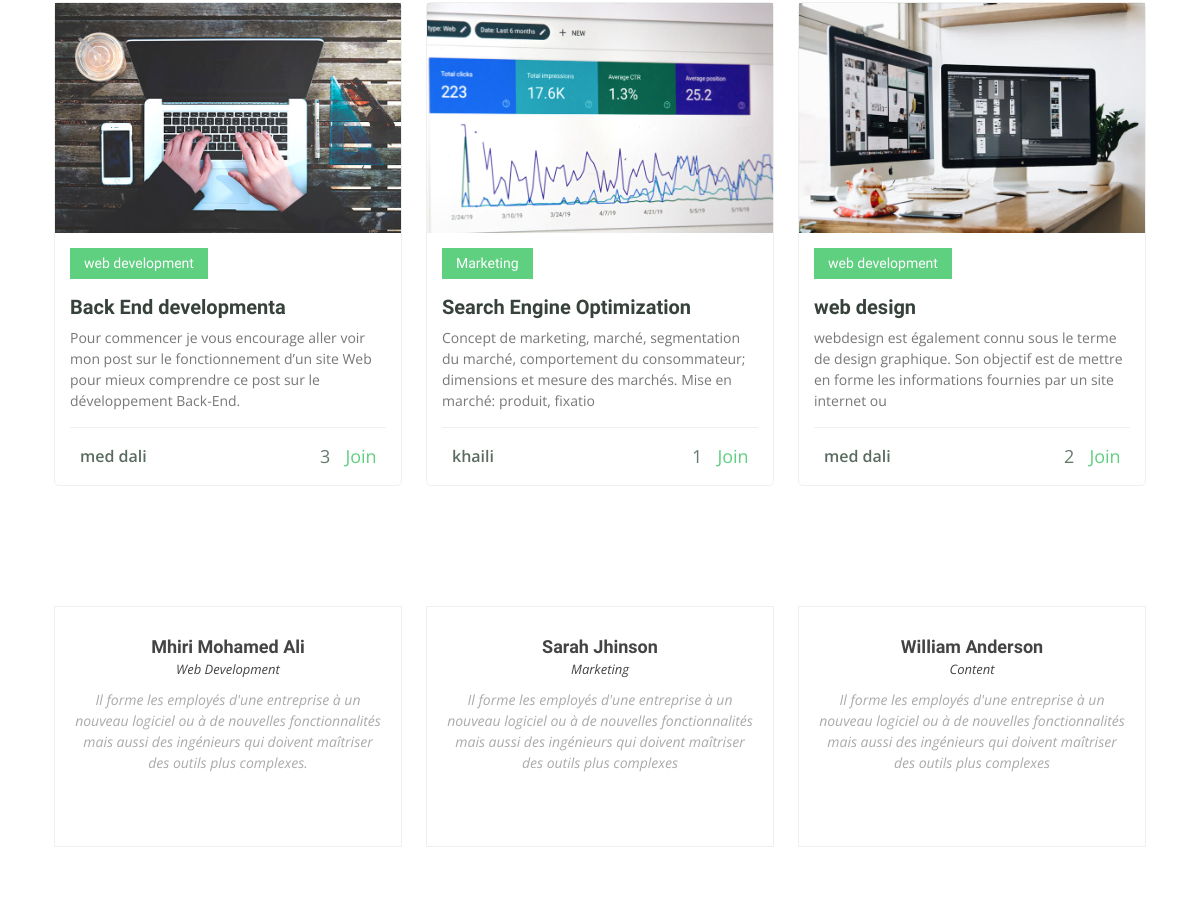
Before: / (middle part) with the older database file.
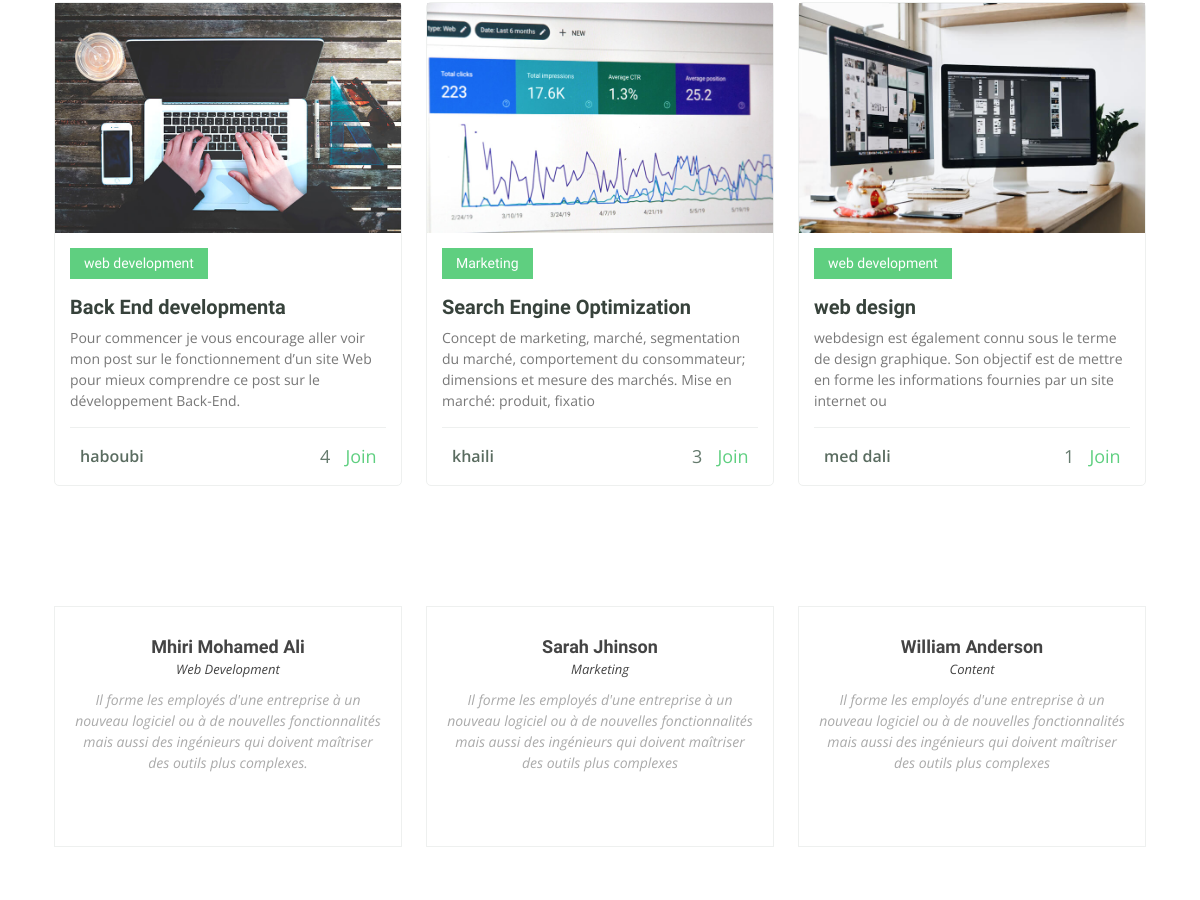
After: the same page with the newer database file.
### base/models.py (models this page shows, shortened)
class Formation(models.Model):
    name = models.CharField(max_length=50)
    num_salle = models.CharField(max_length=50)
    domaine = models.CharField(max_length=50,blank=True,null=True)
    description = models.TextField(blank=True, null=True)
    date_debut = models.DateField(blank=True, null=True)
    horraire_debut = models.TimeField(blank=True, null=True)
    date_fin = models.DateField(blank=True, null=True)
    formateur = models.ForeignKey(Formateur, on_delete=models.CASCADE)
    max_places = models.IntegerField(blank=True, null=True,default=20)
    image = models.ImageField(upload_to="images-formation",blank=True, null=True)
    participant = models.ManyToManyField(Participant,blank=True)
    slug = models.SlugField(null=True,blank=True)

class Formateur (models.Model):
    name = models.CharField(max_length=50)
    prenom = models.CharField(max_length=50)
    image = models.ImageField(upload_to="images-formation",blank=True, null=True)
    def __str__(self):
        return self.name

### base/views.py (the view)
# urls.py: path("",FormationListView.as_view(),name="home"),
class FormationListView(ListView):
    model = Formation
    template_name = "base/index.html"
    context_object_name = "myFormation"
    def get(self, request, *args, **kwargs):
        user = self.request.user
        context = super().get(request, *args, **kwargs).context_data
        context['user'] = user
        if user.is_authenticated:
            try:
                context['participant_user'] = Participant.objects.get(user=user)
            except:
                pass
        return self.render_to_response(context)

### templates/base/index.html (shortened to what this page needs)
{% extends "base.html" %}
{% block content %}
{% load static %}
  <main id="main">
    <section id="popular-courses" class="courses">
      <div class="container" data-aos="fade-up">
        <div class="row" data-aos="zoom-in" data-aos-delay="100">
          {% if myFormation %}
          {% for formation in myFormation %}
          <div class="col-lg-4 col-md-6 d-flex align-items-stretch mt-4 mt-lg-0">
            <a href="{% url 'formation' formation.slug %}">
              {% if formation.image %}
              <div class="course-item">
                <img src="{{formation.image.url}}" class="img-fluid" alt="...">
                <div class="course-content">
                  <div class="d-flex justify-content-between align-items-center mb-3">
                    <h4>{{formation.domaine}}</h4>
                  </div>
                  {% endif %}
                  <h3><a href="{% url 'formation' formation.slug %}">{{formation.name}}</a></h3>
                  <p>{{formation.description|slice:150}}</p>
                  <div class="trainer d-flex justify-content-between align-items-center">
                  <div class="trainer-profile d-flex align-items-center">
                    <span>{{formation.formateur}}</span>
                  </div>
                  <div class="trainer-rank d-flex align-items-center">
                    <i class="bx bx-user"></i>&nbsp; {{ formation.participant.count }}
                    {% if participant_user in formation.participant.all %}
                    <a href="{% url 'leave_formation' formation.slug %}" style="margin-left:15px;color:red;" class="join">Leave</a>
                    {% else %}
                    <a href="{% url 'join_formation' formation.slug %}" style="margin-left:15px;" class="join">Join</a>
                    {% endif %}
                  </div>
                </div>
              </div>
            </div>
          </a>
          </div>
          {% endfor %}
          {% else %}
          <div class="alert alert-warning" role="alert">
            aucune formation pour le moment, a bientôt .
          </div>
          {% endif %}
        </div>
      </div>
    </section>
    <section id="trainers" class="trainers">
      <div class="container" data-aos="fade-up">
        <div class="row" data-aos="zoom-in" data-aos-delay="100">
          <div class="col-lg-4 col-md-6 d-flex align-items-stretch">
            <div class="member">
              <div class="member-content">
                <h4>Mhiri Mohamed Ali</h4>
                <span>Web Development</span>
                <p>
                  Il forme les employés d'une entreprise à un nouveau logiciel ou à de nouvelles fonctionnalités mais aussi des ingénieurs qui doivent maîtriser des outils plus complexes.
                </p>
                <div class="social">
                  <a href=""><i class="bi bi-twitter"></i></a>
                  <a href=""><i class="bi bi-facebook"></i></a>
                  <a href=""><i class="bi bi-instagram"></i></a>
                  <a href=""><i class="bi bi-linkedin"></i></a>
                </div>
              </div>
            </div>
          </div>
          <div class="col-lg-4 col-md-6 d-flex align-items-stretch">
            <div class="member">
              <div class="member-content">
                <h4>Sarah Jhinson</h4>
                <span>Marketing</span>
                <p>
                  Il forme les employés d'une entreprise à un nouveau logiciel ou à de nouvelles fonctionnalités mais aussi des ingénieurs qui doivent maîtriser des outils plus complexes
                </p>
                <div class="social">
                  <a href=""><i class="bi bi-twitter"></i></a>
                  <a href=""><i class="bi bi-facebook"></i></a>
                  <a href=""><i class="bi bi-instagram"></i></a>
                  <a href=""><i class="bi bi-linkedin"></i></a>
                </div>
              </div>
            </div>
          </div>
          <div class="col-lg-4 col-md-6 d-flex align-items-stretch">
            <div class="member">
              <div class="member-content">
                <h4>William Anderson</h4>
                <span>Content</span>
                <p>
                  Il forme les employés d'une entreprise à un nouveau logiciel ou à de nouvelles fonctionnalités mais aussi des ingénieurs qui doivent maîtriser des outils plus complexes
                </p>
                <div class="social">
                  <a href=""><i class="bi bi-twitter"></i></a>
                  <a href=""><i class="bi bi-facebook"></i></a>
                  <a href=""><i class="bi bi-instagram"></i></a>
                  <a href=""><i class="bi bi-linkedin"></i></a>
                </div>
              </div>
            </div>
          </div>
        </div>
      </div>
    </section>
  </main>
  {% endblock content %}

### templates/base.html (shortened to what this page needs)
<!DOCTYPE html>
{% load static %}
<html lang="en">
<head>
  <link href="{% static 'vendor/animate.css/animate.min.css' %}" rel="stylesheet">
  <link href="{% static 'vendor/aos/aos.css' %}" rel="stylesheet">
  <link href="{% static 'vendor/bootstrap/css/bootstrap.min.css' %}" rel="stylesheet">
  <link href="{% static 'vendor/bootstrap-icons/bootstrap-icons.css' %}" rel="stylesheet">
  <link href="{% static 'vendor/boxicons/css/boxicons.min.css' %}" rel="stylesheet">
  <link href="{% static 'vendor/remixicon/remixicon.css' %}" rel="stylesheet">
  <link href="{% static 'vendor/swiper/swiper-bundle.min.css' %}" rel="stylesheet">
  <link href="{% static 'css/style.css' %} " rel="stylesheet">
</head>
<body>
<div class="container">
    {% block content %}
    {% endblock content %}
</div>
</body>
</html>

### gestion_formation/static/css/style.css (style rules this page uses)
body { font-family: "Open Sans", sans-serif; color: #444444; }
a { color: #5fcf80; text-decoration: none; }
h1, h2, h3, h4, h5, h6 { font-family: "Raleway", sans-serif; }
section { padding: 60px 0; overflow: hidden; }
.courses .course-item { border-radius: 5px; border: 1px solid #eef0ef; }
.courses .course-content { padding: 15px; }
.courses .course-content h3 { font-weight: 700; font-size: 20px; }
.courses .course-content h3 a { color: #37423b; transition: 0.3s; }
.courses .course-content p { font-size: 14px; color: #777777; }
.courses .course-content h4 { font-size: 14px; background: #5fcf80; padding: 7px 14px; color: #fff; margin: 0; }
.courses .trainer { padding-top: 15px; border-top: 1px solid #eef0ef; }
.courses .trainer .trainer-profile span { padding-left: 10px; font-weight: 600; font-size: 16px; color: #5a6c60; }
.courses .trainer .trainer-rank { font-size: 18px; color: #657a6d; }
.trainers .member { text-align: center; margin-bottom: 20px; background: #fff; border: 1px solid #eef0ef; }
.trainers .member .member-content { padding: 0 20px 30px 20px; }
.trainers .member h4 { font-weight: 700; margin-bottom: 2px; font-size: 18px; }
.trainers .member span { font-style: italic; display: block; font-size: 13px; }
.trainers .member p { padding-top: 10px; font-size: 14px; font-style: italic; color: #aaaaaa; }
.trainers .member .social { margin-top: 15px; }
.trainers .member .social a { color: #7e9486; transition: 0.3s; }
.trainers .member .social i { font-size: 18px; margin: 0 2px; }

Changed rows visible on the page:
changed Formation "Back End developmenta": formateur "med dali" → "haboubi"; participant.count "3" → "4"
computed for Formation "Search Engine Optimization": participant.count "1" → "3"
changed Formation "web design": participant.count "2" → "1"
